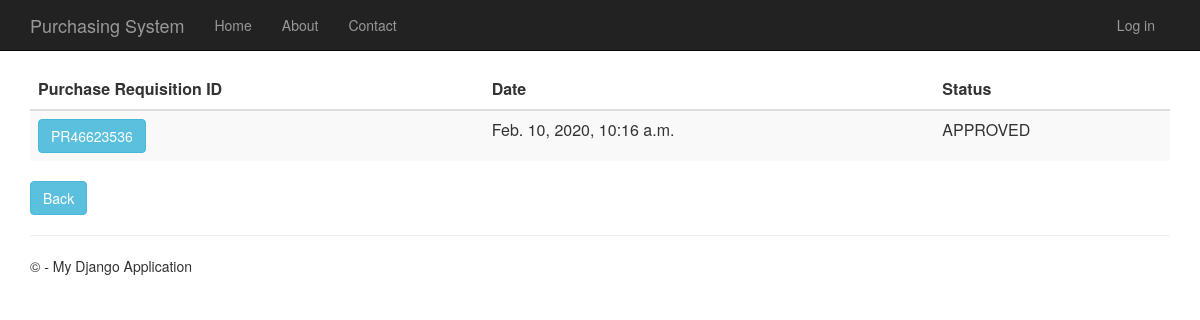
Before: /purchaserequisitionhistory with the older database file.
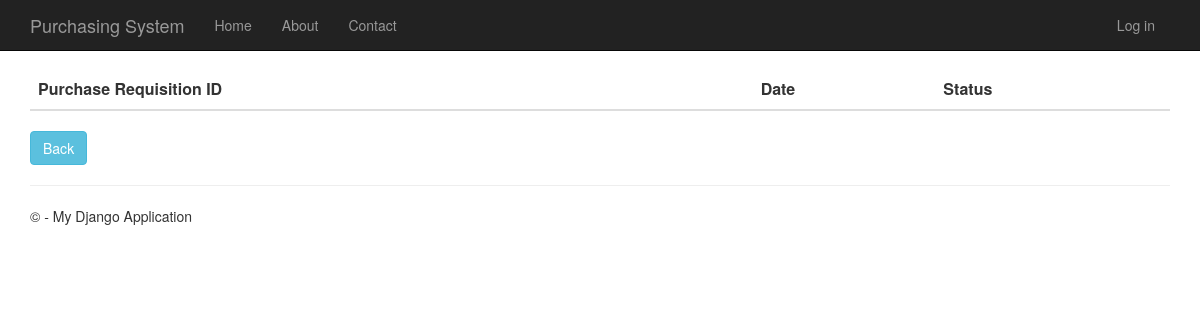
After: the same page with the newer database file.
### PurchaseRequisition/models.py (models this page shows)
class PurchaseRequisition(models.Model):
    pr_id= models.CharField(max_length=10, primary_key=True) #takes character
    description= models.TextField(null=True,default=None, blank=True)
    time_created= models.DateTimeField()
    total_price= models.DecimalField(max_digits=10, decimal_places=2, default=Decimal('0.00'))
    status= models.TextField(max_length=10, default="Pending")
    person_id = models.ForeignKey(Person)
    def __str__(self):
        return str(self.pr_id)

### PurchaseRequisition/views.py (the view)
# urls.py: url(r'^purchaserequisitionhistory', PurchaseRequisition.views.purchaserequisitionhistory, name="purchase_requisition_history"),
def purchaserequisitionhistory(request):
    purchase_requisitions = PurchaseRequisition.objects.all()
    print(purchase_requisitions)
    context = {
            'title':'Purchase Requisition History',
            'rows':purchase_requisitions
        }
    return render(request,'PurchaseRequisition/purchaserequisitionhistory.html',context)

### PurchaseRequisition/templates/PurchaseRequisition/purchaserequisitionhistory.html
﻿{% extends "app/layout.html" %}
{% block content %}
<div class="purchaseorderhistory margintop" action="menu" >
    <form action="purchaserequisitionhistorydetails" method="GET">
        <table class="table table-striped margintop">
          <thead>
            <tr>
              <th scope="col">Purchase Requisition ID</th>
              <th scope="col">Date</th>
              <th scope="col">Status</th>
            </tr>
          </thead>
          <tbody>
              {% for r in rows %}
            <tr>
                 <td><button type="submit" name="pr_id" value="{{r.pr_id}}" class="btn btn-info" >{{r.pr_id}}</button></td>
                 <td>{{r.time_created}}</td>
                 <td>{{r.status}}</td>
            </tr>
              {% endfor %}
          </tbody>
        </table>
    </form>
       <form action="menu">
        <div class="margintop">
            <button type="submit" class="btn btn-info" >Back</button>
        </div>
    </form>
</div>
{% endblock %}

Changed rows visible on the page:
removed PurchaseRequisition: pr_id "PR46623536", time_created "Feb. 10, 2020, 10:16 a.m.", status "APPROVED"
